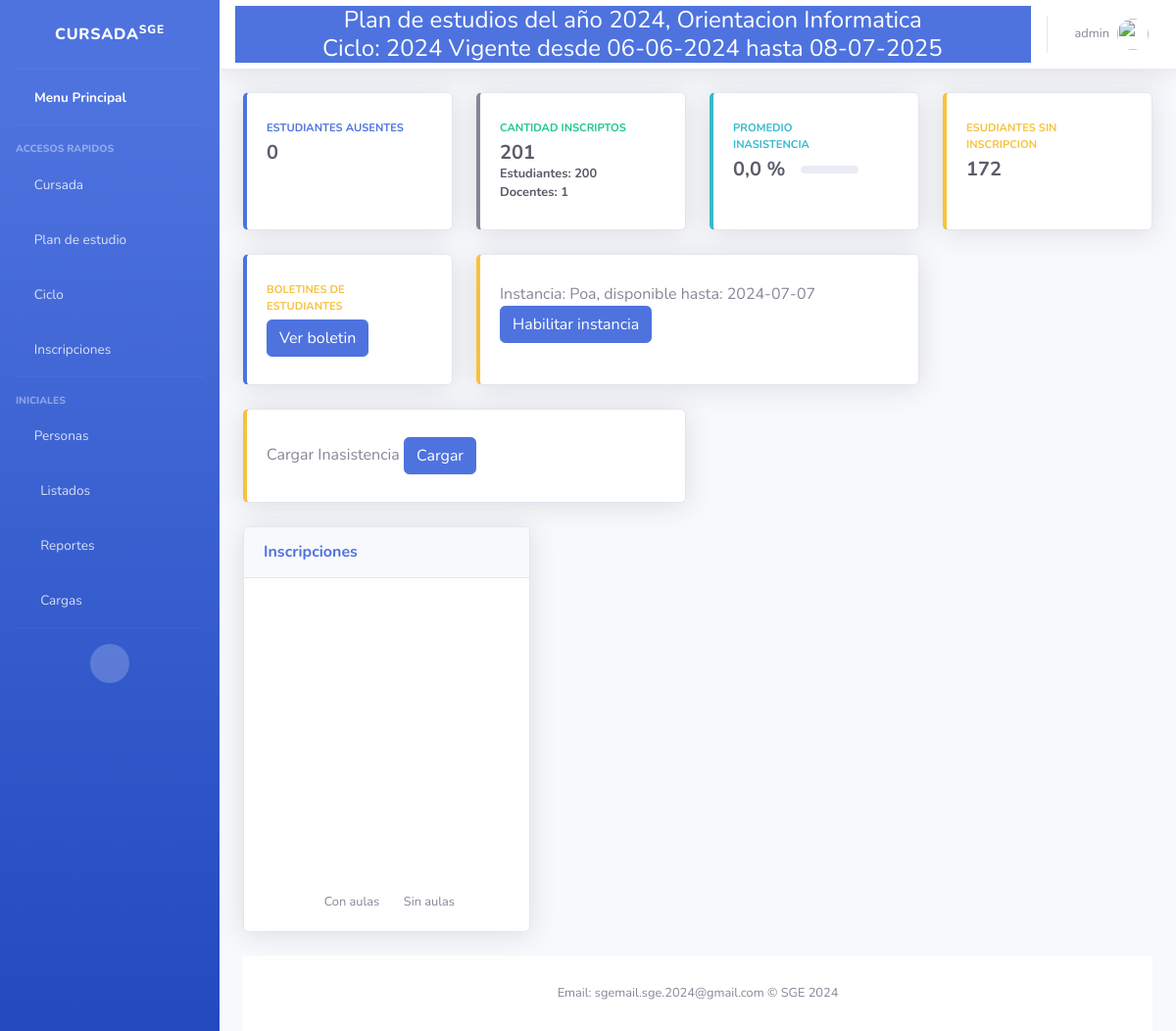
/Clases/clases/menu (signed in), run on an earlier commit of the app's database.
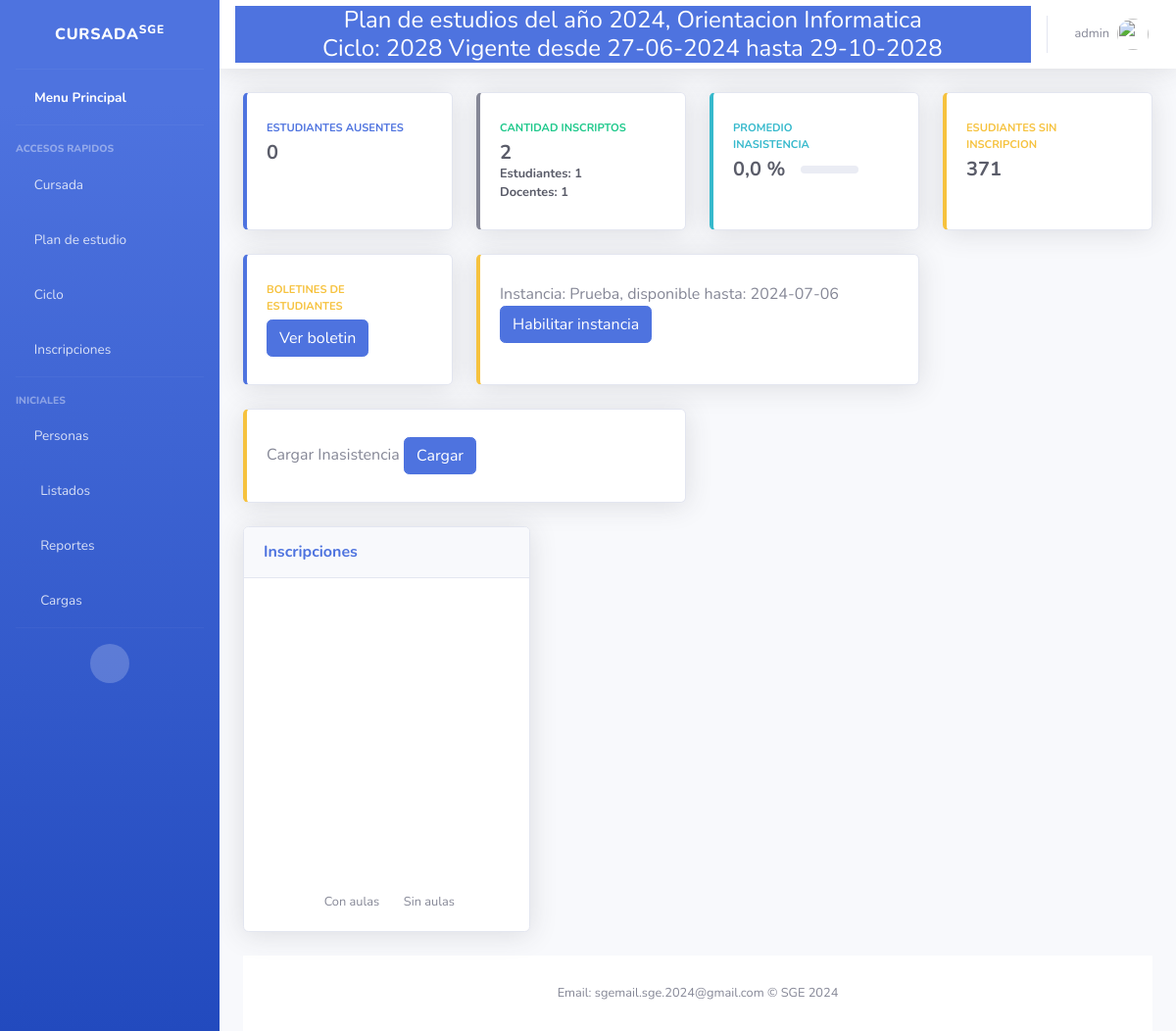
And on a later commit of the database.
### Core/models.py (models this page shows, shortened)
class Ciclo (models.Model):
    anioCalendario = models.CharField(
        help_text="Ej: 2024",
        max_length=4,
        unique= True)
    fechaInicio = models.DateField(help_text="Ej: 16/02/2024",
                                   default=now)
    plan = models.ForeignKey(PlanDeEstudios, blank=False, on_delete=models.CASCADE)
    fechaFin = models.DateField(help_text="Ej: 28/11/2024",)
    esActual = models.BooleanField(
        default= True
    )
    def __str__(self):
        return "{0} Vigente desde {1} hasta {2}".format(self.anioCalendario,self.fechaInicio.strftime("%d-%m-%Y"), self.fechaFin.strftime("%d-%m-%Y"))

class Instancia(models.Model):
    ciclo = models.ForeignKey(Ciclo, on_delete=models.CASCADE)
    nombre = models.CharField(help_text="Ej: Nota Final"
                              ,max_length= 50)
    disponible = models.BooleanField(default = False)
    fecha_inicio = models.DateField(help_text="Ej: 16/02/2024",
                                   default=now)
    fecha_fin = models.DateField(help_text="Ej: 16/02/2024")
    def __str__(self):
        return "Instancia: {0}, disponible hasta: {1}".format(self.nombre, self.fecha_fin)

### Clases/views.py (the view)
@login_required
def menuCursada(request):
    fecha_str = str(timezone.now())
    print(fecha_str)
    instanciaDisponible = Instancia.objects.filter(ciclo = request.ciclo,disponible = True)
    fecha_iso = fecha_str.split(" ")[0]  # Obtiene solo la parte de la fecha (AAAA-MM-DD)
    fecha_hoy = datetime.fromisoformat(fecha_iso)
    ciclo = request.ciclo
    inscriptos = Inscripcion.objects.filter(ciclo = ciclo)
    cantInscriptos = inscriptos.count()
    cantDocInsciptos = InscripcionDocente.objects.filter(ciclo = ciclo).count()
    estudiantes_sin_inscripcion = Estudiante.objects.exclude(inscripcion__ciclo=ciclo).count()
    inasistencias_hoy = Inasistencias.objects.filter(dia = fecha_hoy).count()
    if cantInscriptos == 0:
        porcentaje = 0
    else:
        porcentaje = round((inasistencias_hoy / cantInscriptos)*100 ,2)
    print("ACAAAAAAAAA INASISTENCIAS",inasistencias_hoy)
    return render(request, 'Cursada/menuCursada.html',{
        'ciclo ': ciclo,
        'cantInscriptos' : cantInscriptos,
        'cantDocInscriptos' : cantDocInsciptos,
        'total' : cantInscriptos + cantDocInsciptos,
        'sinInscripcion' : estudiantes_sin_inscripcion,
        'inasistencias' : inasistencias_hoy,
        'instanciaDisponible' : instanciaDisponible,
        'porcentaje': porcentaje
    })

### Core/models.py (called while the page is built)
    def __str__(self):
        return "Plan de estudios del año {0}, Orientacion {1}".format(self.anio, self.orientacion)

### Clases/templates/Cursada/menuCursada.html (shortened to what the changed rows need)
{% extends 'index.html' %}
{% block content %}
<div class="row">
  <div class="col-xl-3 col-md-6 mb-4">
      <div class="card border-left-secondary shadow h-100 py-2">
          <div class="card-body">
              <div class="row no-gutters align-items-center">
                  <div class="col mr-2">
                      <div class="text-xs font-weight-bold text-success text-uppercase mb-1">
                          Cantidad inscriptos</div>
                      <div class="h5 mb-0 font-weight-bold text-gray-800">{{ total }}</div>
                      <div class="small mb-0 font-weight-bold text-gray-800">Estudiantes: {{ cantInscriptos }}</div>
                      <div class="small mb-0 font-weight-bold text-gray-800">Docentes: {{ cantDocInscriptos }}</div>
                  </div>
              </div>
          </div>
      </div>
  </div>
  <div class="col-xl-3 col-md-6 mb-4">
      <div class="card border-left-warning shadow h-100 py-2">
          <div class="card-body">
              <div class="row no-gutters align-items-center">
                  <div class="col mr-2">
                      <div class="text-xs font-weight-bold text-warning text-uppercase mb-1">
                          Esudiantes sin inscripcion</div>
                      <div class="h5 mb-0 font-weight-bold text-gray-800">{{ sinInscripcion }}</div>
                  </div>
              </div>
          </div>
      </div>
  </div>
  <div class="col-xl-6 col-md-9 mb-4">
    <div class="card border-left-warning shadow h-100 py-2">
        <div class="card-body">
            <div class="row no-gutters align-items-center">
                <div class="col mr-2">
                    {% for instancia in instanciaDisponible %}
                    {{instancia}}
                    <br>
                    {% endfor %}
                    <a href="/Clases/verInstancias">
                    </a>
                </div>
            </div>
        </div>
    </div>
  </div>
</div>
{% endblock %}
{% block scripts %}
<script>
document.addEventListener("DOMContentLoaded", function() {
    // Obteniendo los datos pasados desde la vista
    const chartData = {{ chart_data|safe }};
    // Configuración del gráfico
    const ctx = document.getElementById('myPieChart').getContext('2d');
    const myPieChart = new Chart(ctx, {
        type: 'pie',
        data: {
            labels: chartData.labels,
            datasets: [{
                data: chartData.data,
                backgroundColor: ['#4e73df', '#1cc88a'],
                hoverBackgroundColor: ['#2e59d9', '#17a673'],
                hoverBorderColor: "rgba(234, 236, 244, 1)",
            }],
        },
    });
});
</script>
{% endblock %}

### principal/templates/index.html (shortened to what the changed rows need)
<!DOCTYPE html>
<html lang="en">
<head>
    <link href="https://cdn.jsdelivr.net/npm/bootstrap@5.2.3/dist/css/bootstrap.min.css" rel="stylesheet">
    <link href= "{% static 'vendor/fontawesome-free/css/all.min.css' %}" rel="stylesheet" type="text/css">
    <link href="{% static 'css/sb-admin-2.min.css' %}" rel="stylesheet">
    {% load bootstrap5 %}
</head>
{% block sidebar %}
<body id="page-top">
    <div id="wrapper">
            {% endblock sidebar %}
        <div id="content-wrapper" class="d-flex flex-column">
            <div id="content">
<nav class="navbar navbar-expand navbar-light bg-white topbar mb-4 static-top shadow">
    <div class="container input-group btn-primary d-flex flex-column">
        <h4 class="mb-0">{{request.plan}}</h4>
        <h4 class="mb-0">Ciclo: {{request.ciclo}}</h4>
    </div>
</nav>
                <div class="container-fluid">
                {% block content %}{% endblock content %}
        </div>
    {% block scripts %}{% endblock scripts %}
</body>
</html>

What changed in the data, as far as the page shows it:
no longer on this page (row edited): Ciclo: ciclo "2024 Vigente desde 06-06-2024 hasta 08-07-2025"
no longer on this page (row edited): Instancia: nombre+fecha_fin "Instancia: Poa, disponible hasta: 2024-07-07"
added Ciclo: ciclo "2028 Vigente desde 27-06-2024 hasta 29-10-2028"
added Instancia: nombre+fecha_fin "Instancia: Prueba, disponible hasta: 2024-07-06"
Also different on the page:
{{ total }}: "201" → "2"
{{ cantInscriptos }}: "200" → "1"
{{ sinInscripcion }}: "172" → "371"
